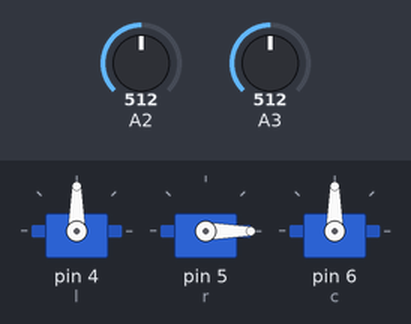
Bench run of a sketch on a simulated Arduino Uno, built with avr-gcc and run on an emulated ATmega328P. Shown: 3 × servo. Inputs (shaded band) come from the test bench; at power-on: A2 = 512, A3 = 512.

Above: at 1.2 s.
1.3 s: A2 set to 742
2.8 s: A2 set to 765
At 3.6 s:
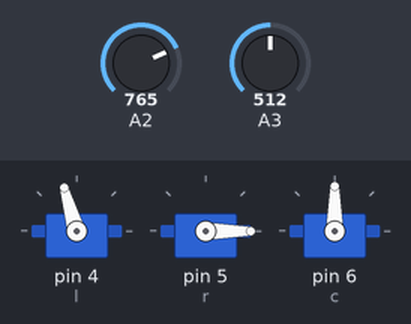
5.8 s: A3 set to 736
At 8.1 s:
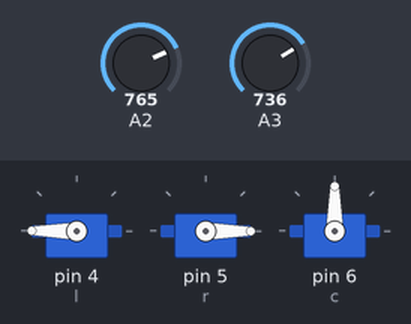
8.8 s: A3 set to 768
At 9.3 s:
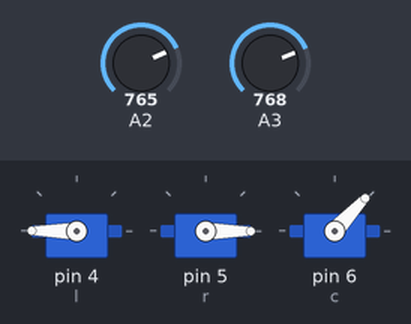
11.8 s: A2 set to 740
At 13.9 s:
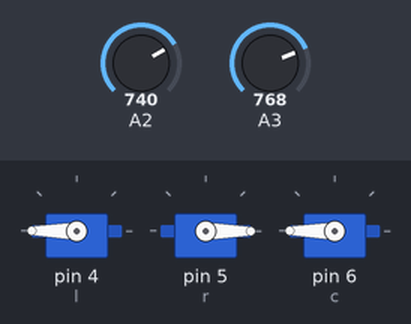
14.2 s: A3 set to 240
Timing chart, 0 to 18.2 s (numbered marks = the images above; inputs shaded):
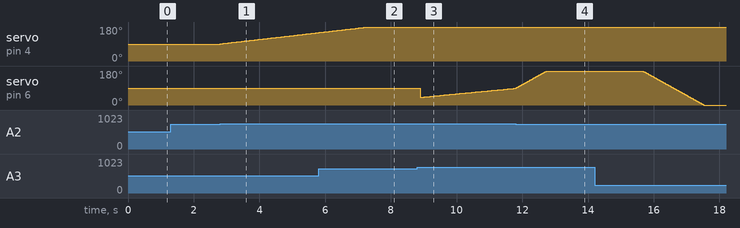

The sketch:

Automatic_Arm.ino
```cpp
#include<Servo.h>
Servo l, r, c;
int cr=90,cl=40;
void setup() {
  l.attach(4);
  r.attach(5);
  c.attach(6);
}

void loop() {
int x=analogRead(A3);
int y=analogRead(A2);
r.write(0);
if(y>750)
{
  cr++;
  l.write(cr);
  delay(50);
}
if(y<250)
{
  cr--;
  l.write(cr);
  delay(50);
}
if(x>750)
{
  cl++;
  c.write(cl);
  delay(10);
}
if(x<250)
{
  cl--;
  c.write(cl);
  delay(10);
}
}
```

Measured:
- the behaviour switches between 750 and 751 on A2 (found by bisection; images 0 and 1)
- the behaviour switches between 750 and 751 on A3 (found by bisection; images 2 and 3)
- after the input at 1.3 s, every drawn part: stays the same
- after the input at 2.8 s, servo on pin 4 (l): moves from 90° to 150° over 3.0 s, starting at once
